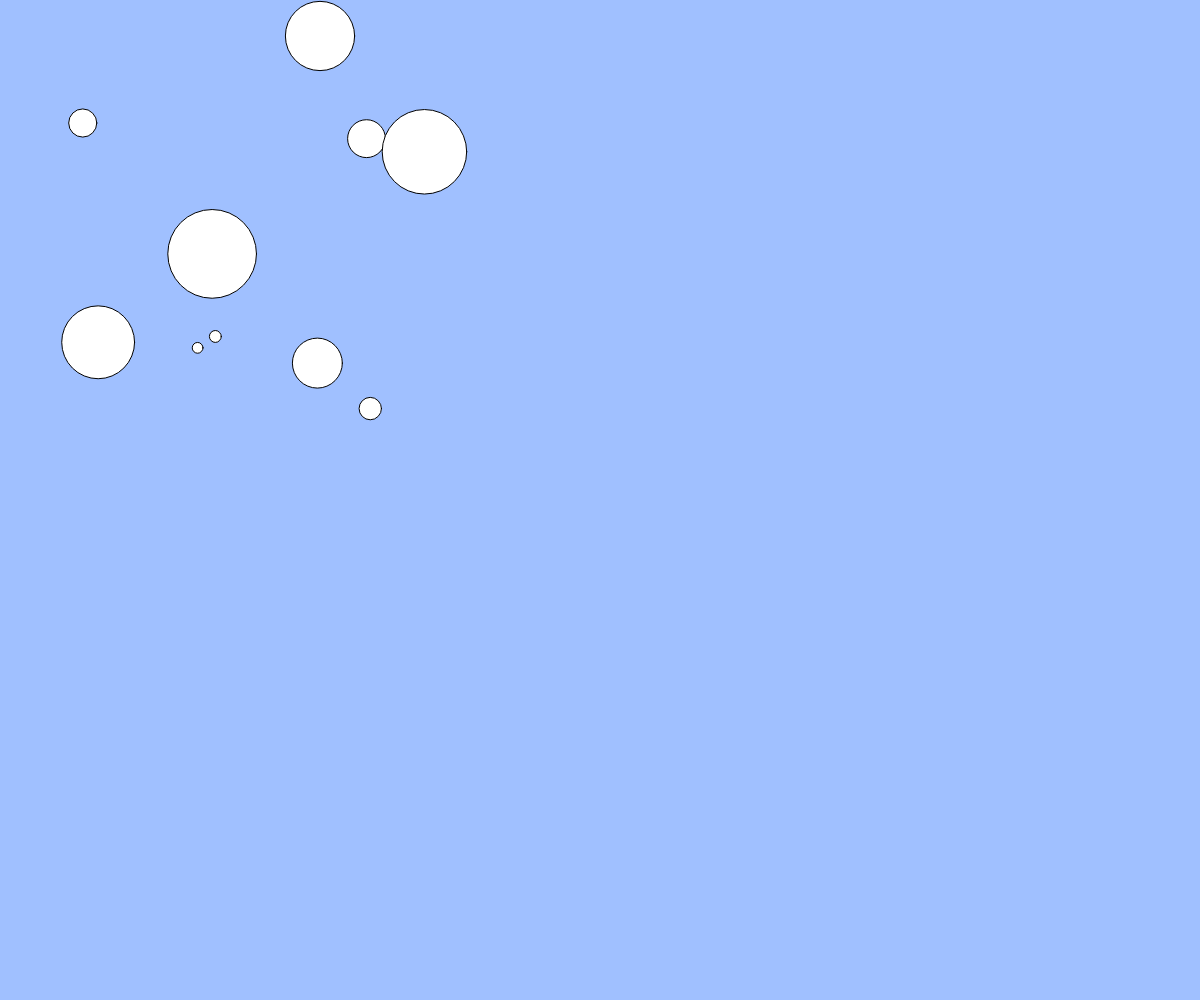
Frame 1 (no input)
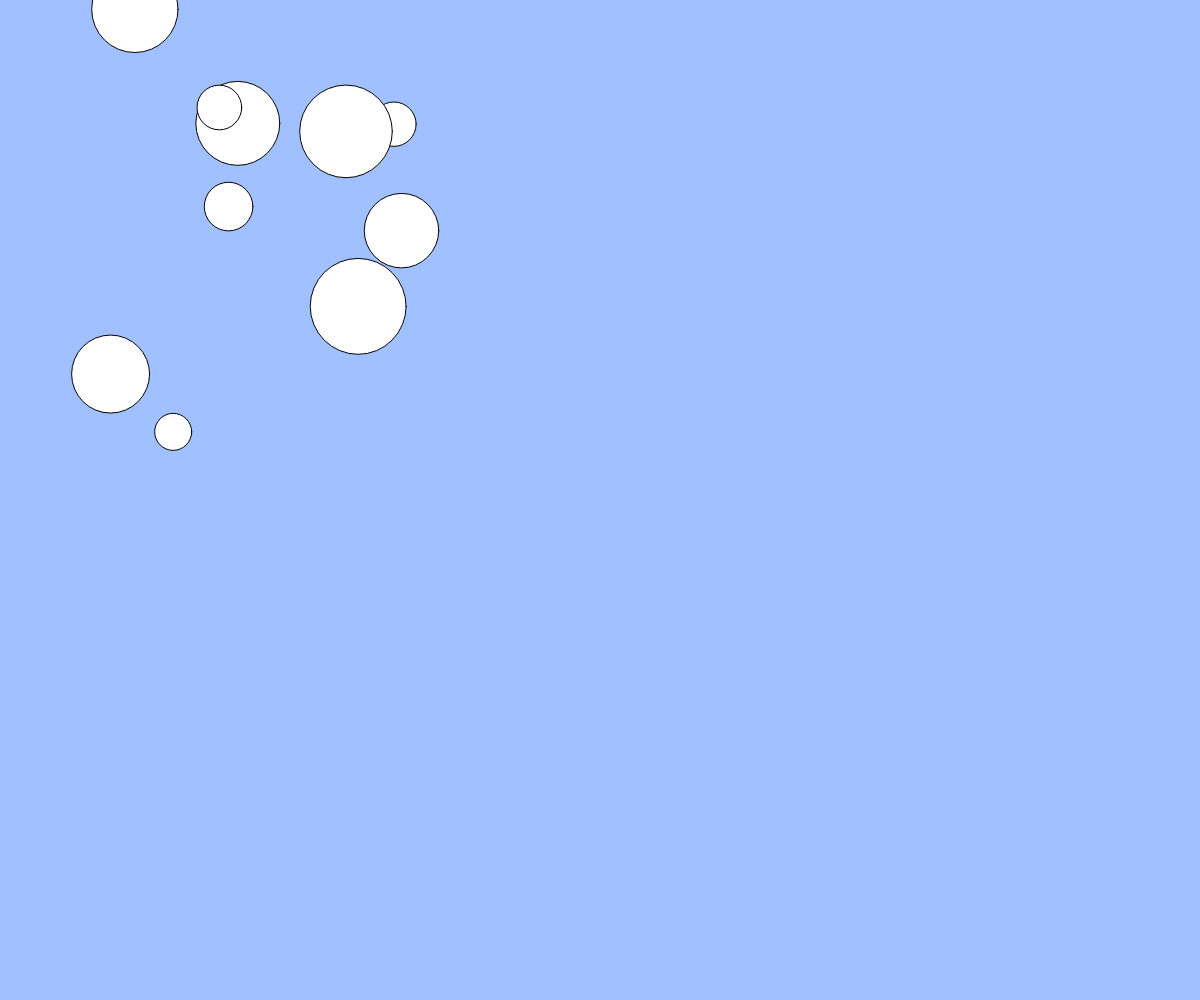
Frame 60 (no input)
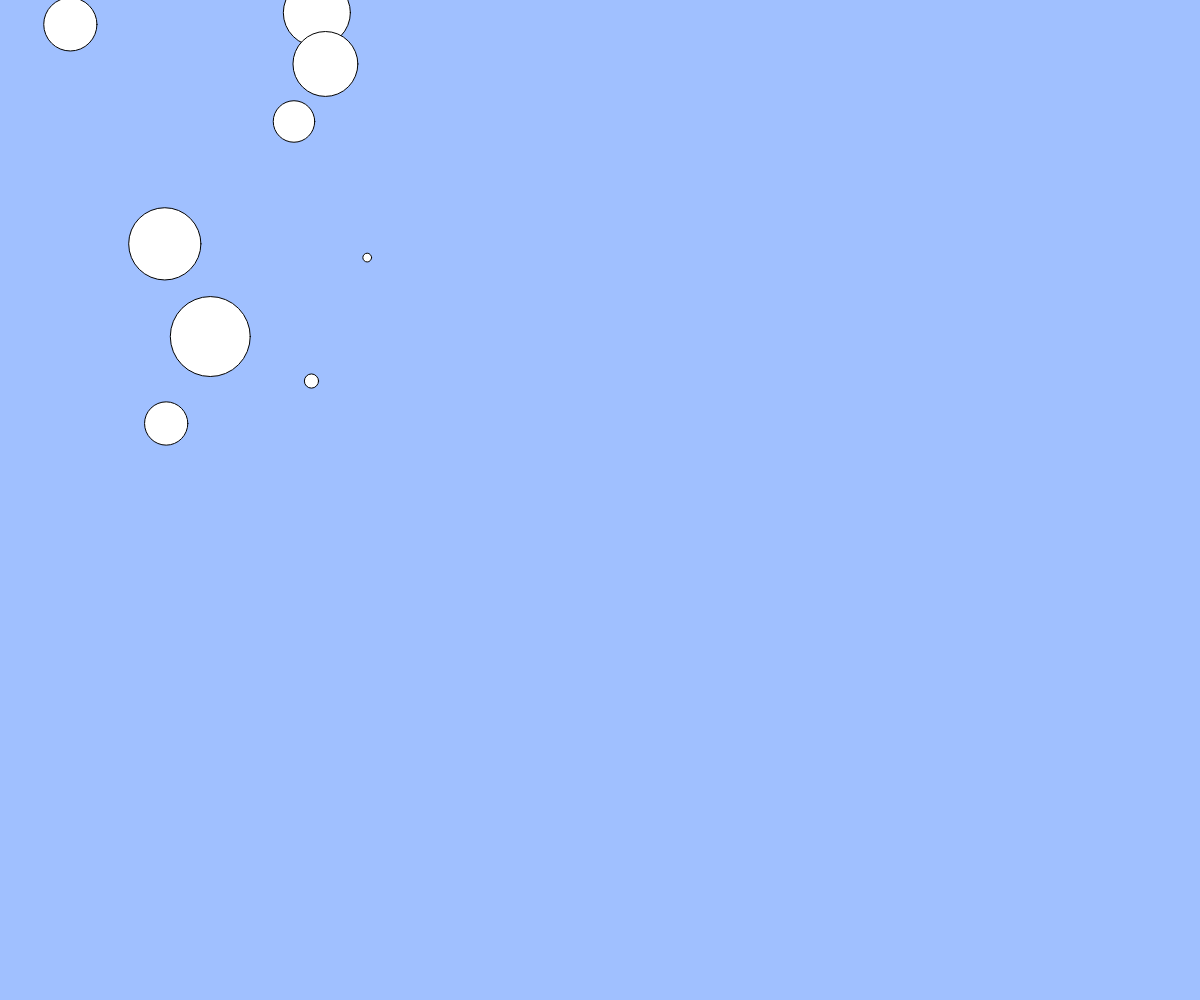
Frame 120 (the mouse pressed at the canvas centre since frame 60)

The p5.js sketch that drew these frames (run headless with seeded random() and noise() and a simulated clock; from frame 60 on, the mouse is pressed at the canvas centre):

// p5.js sketch
// ── sketch.js
//　テキスト「オブジェクト」
// 練習問題：ボールのサイズをランダムに変更してみよう
// 練習問題：何も操作しなくてもボールが湧いてくる機能を追加しよう

//let balls;
ballsize = [];
ballx=[];
bally=[];

function setup(){
  createCanvas(windowWidth, windowHeight);
  
  
}

function draw(){
  background(160, 192, 255);
  for(let i=0;i<10;i++){
    ballsize[i]=random(5,100);
    ballx[i]=random(5,455);
    bally[i]=random(5,455);
  }
  
  for(i=0;i<10;i++){
    
    ellipse(ballx[i],bally[i],ballsize[i]);
    }

  //for(let i = 0; i <10; i++){
    //ballsize[i]=random(5,455);
    
    //x=random(5,455)
   // y=random(5,455)
    //ellipse(x,y,b);
  }
  
 



function mouseDragged(){
  const dx = mouseX - pmouseX;
  const dy = mouseY - pmouseY;
  if(mag(dx, dy) > 5){
    const b = { x: mouseX, y: mouseY, size: 20, vx: dx, vy: dy };
    balls.push(b);
  }
}

function windowResized(){
  resizeCanvas(windowWidth, windowHeight);
}
